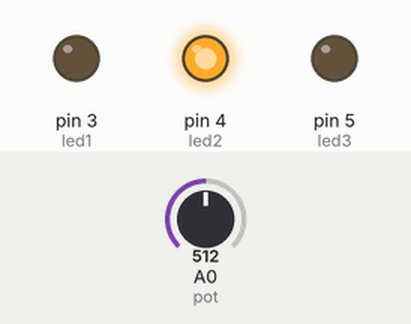
Bench run of a sketch on a simulated Arduino Uno, built with avr-gcc and run on an emulated ATmega328P. Parts: output pins drawn as LEDs (lit = HIGH). Dashed ring = blinking. The test bench sets the inputs (shaded band); at power-on: A0 (pot) = 512.

Above: at 1.2 s.
1.3 s: A0 (pot) set to 589
2.8 s: A0 (pot) set to 608
At 3.2 s:
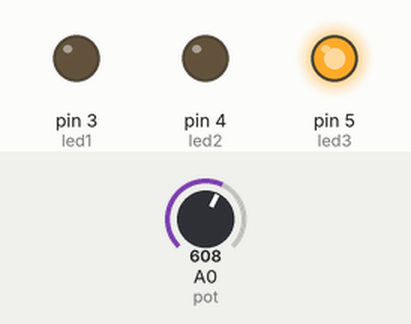
4.3 s: A0 (pot) set to 689
5.8 s: A0 (pot) set to 714
At 6.54 s:
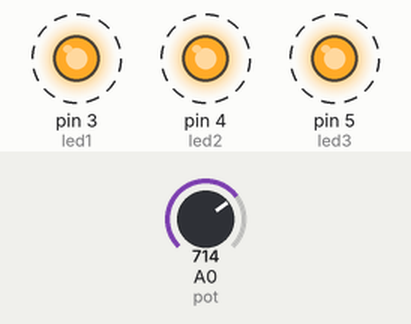
8.8 s: A0 (pot) set to 390
At 10.0 s:
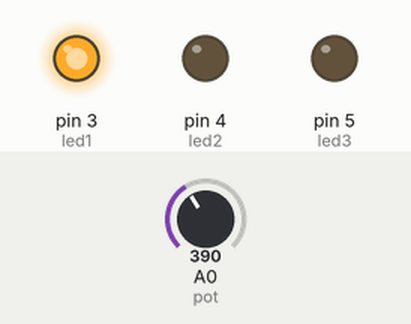
10.3 s: A0 (pot) set to 415
At 11.3 s:
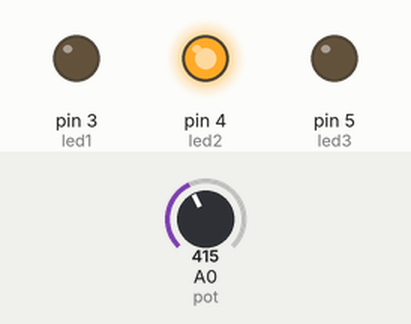
Timing chart, 0 to 12.8 s (numbered marks = the images above; inputs shaded):
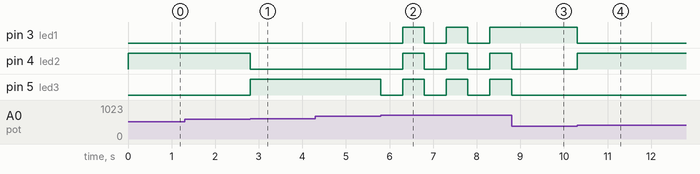

Measured:
- the behaviour switches between 600 and 601 on A0 (pot) (found by bisection; images 0 and 1)
- the behaviour switches between 700 and 701 on A0 (pot) (found by bisection; images 1 and 2)
- the behaviour switches between 400 and 401 on A0 (pot) (found by bisection; images 3 and 4)
- after the input at 1.3 s, every drawn part: stays the same
- after the input at 2.8 s, pin 4 (led2): HIGH → LOW at once; pin 5 (led3): LOW → HIGH at once
- after the input at 4.3 s, every drawn part: stays the same
- after the input at 5.8 s, pin 3 (led1), pin 4 (led2): alternates HIGH for 0.50 s and LOW for 0.50 s, starting after 0.50 s; pin 5 (led3): alternates HIGH for 0.50 s and LOW for 0.50 s, starting at once
- after the input at 8.8 s, pin 3 (led1): stays HIGH (without the input it goes to LOW after 1.0 s); pin 4 (led2), pin 5 (led3): stays LOW (without the input it goes to HIGH after 0.50 s)
- after the input at 10.3 s, pin 3 (led1): HIGH → LOW at once; pin 4 (led2): LOW → HIGH at once

The sketch:

atividade_14.1_monitoramento_de_nivel_com_sinalizacao.ino
```cpp
int led1 = 3;
int led2 = 4;
int led3 = 5;
int pot = A0;
bool estadoled = false;
bool alerta = false;
int tempoanterior = 0;
int intervalo = 500;
void setup()
{
  pinMode(led1, OUTPUT);
  pinMode(led2, OUTPUT);
  pinMode(led3, OUTPUT);
}

void loop()
{
  unsigned long tempo = millis();
  int leitura = analogRead(pot);

  if(leitura >= 200 && leitura <= 400){
  digitalWrite(led1, HIGH);
  digitalWrite(led2, LOW);
  digitalWrite(led3, LOW);

}
  if(leitura > 400 && leitura <= 600){
    digitalWrite(led1, LOW);
    digitalWrite(led2, HIGH);
    digitalWrite(led3, LOW);
  }
  if(leitura > 600 && leitura <= 700){
    digitalWrite(led1, LOW);
    digitalWrite(led2, LOW);
    digitalWrite(led3, HIGH);
  }
  if(leitura > 700 || leitura < 200){
    if(tempo - tempoanterior >= intervalo){
      tempoanterior = tempo;
    digitalWrite(led1, estadoled);
    digitalWrite(led2, estadoled);
    digitalWrite(led3, estadoled);
    estadoled = !estadoled;
  }
}
}
```
